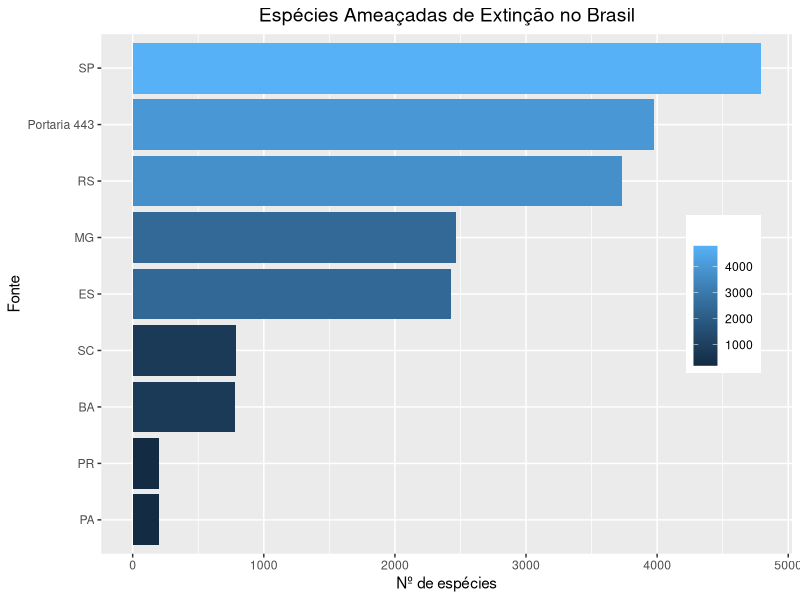
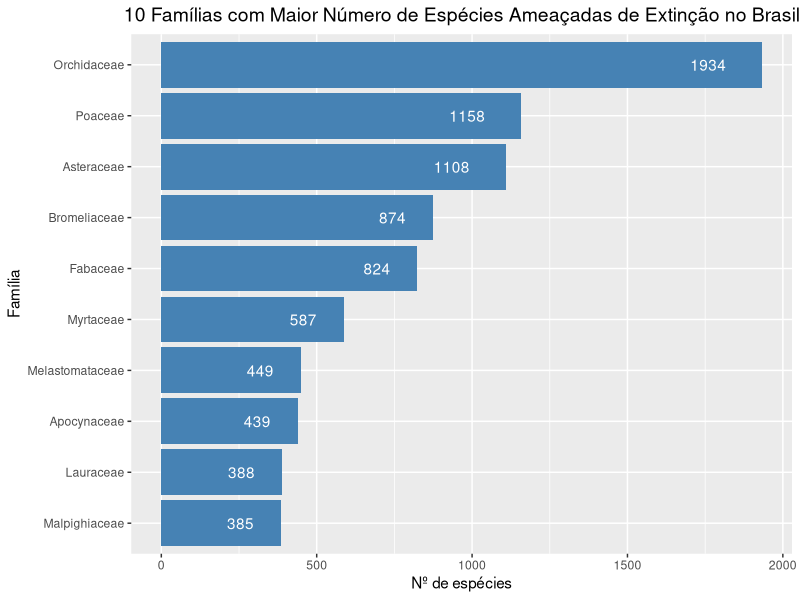
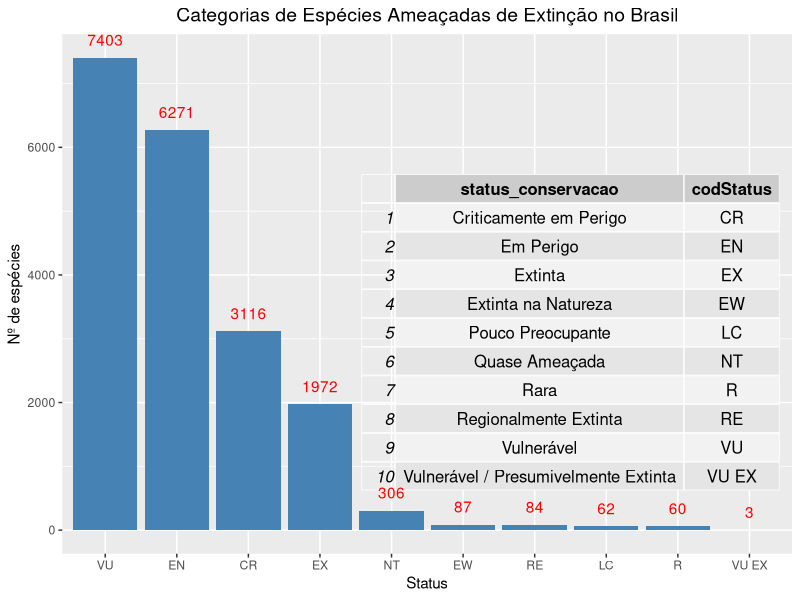

Source code (R) for these figures, in order:
library(dplyr, warn.conflicts = FALSE)
library(ggplot2)
library(glue)
library(magrittr)


# Read and join data sets
endangered_BRA <- read.csv2('Especies_Ameacadas_BRA.csv', fileEncoding = "latin1")

# List Chart ##
species_source <- endangered_BRA %>%
        group_by(fonte) %>%
        count(fonte, sort = TRUE)

species_source$fonte <- with(species_source, reorder(fonte, n))

bra <- ggplot(species_source, aes(x = fonte, y = n, fill = n)) +
        geom_col() +
        coord_flip() +
        theme(plot.title = element_text(hjust = 0.5, size = 14),
              legend.position = c(0.9, 0.5)) +
        labs(
                title = 'Espécies Ameaçadas de Extinção no Brasil',
                x = 'Fonte',
                y = 'Nº de espécies',
                fill = ''
        )

# Species Chart by status ##
species_status <- endangered_BRA %>%
        group_by(codStatus) %>%
        count(codStatus, sort = T)

# Reorder the data set by number of status 
species_status$codStatus <- with(species_status, reorder(codStatus, desc(n)))

# Set status code table 
statusCodeTable <- endangered_BRA %>%
        group_by(status_conservacao, codStatus) %>%
        summarise()

# Set chart
sp_status <- ggplot(species_status, aes(x = codStatus, y = n)) +
        geom_col(fill = 'steelblue') +
        scale_fill_manual(name = 'Status',
                          values = c('EN = Em Perigo')) +
        theme(plot.title = element_text(hjust = 0.5, size = 14)) +
        annotation_custom(
                gridExtra::tableGrob(statusCodeTable),
                xmin = 'NT', xmax = 'VU EX', ymin = 200, ymax = 6000
        ) +
        geom_text(aes(label = n, vjust = -1), color = 'red') +
        labs(
                title = 'Categorias de Espécies Ameaçadas de Extinção no Brasil',
                x = 'Status',
                y = 'Nº de espécies'
        )

# Family Chart ##
statusFamily <- endangered_BRA %>%
        filter(familia != "") %>%
        mutate(familia = stringr::str_to_title(familia)) %>%
        group_by(familia) %>%
        summarise(n = n()) %>%
        arrange(desc(n)) %>%
        slice_head(n = 10)


        
statusFamily$familia <- with(statusFamily, reorder(familia, n))

f <- ggplot(statusFamily, aes(familia, n)) +
        geom_col(fill = 'steelblue') + coord_flip() +
        geom_text(aes(label = n, hjust = 2), color = 'white') +
        theme(plot.title = element_text(hjust = 0.5, size = 14)) +
        labs(
                title = '10 Famílias com Maior Número de Espécies Ameaçadas de Extinção no Brasil',
                x = 'Família',
                y = 'Nº de espécies'
        )
